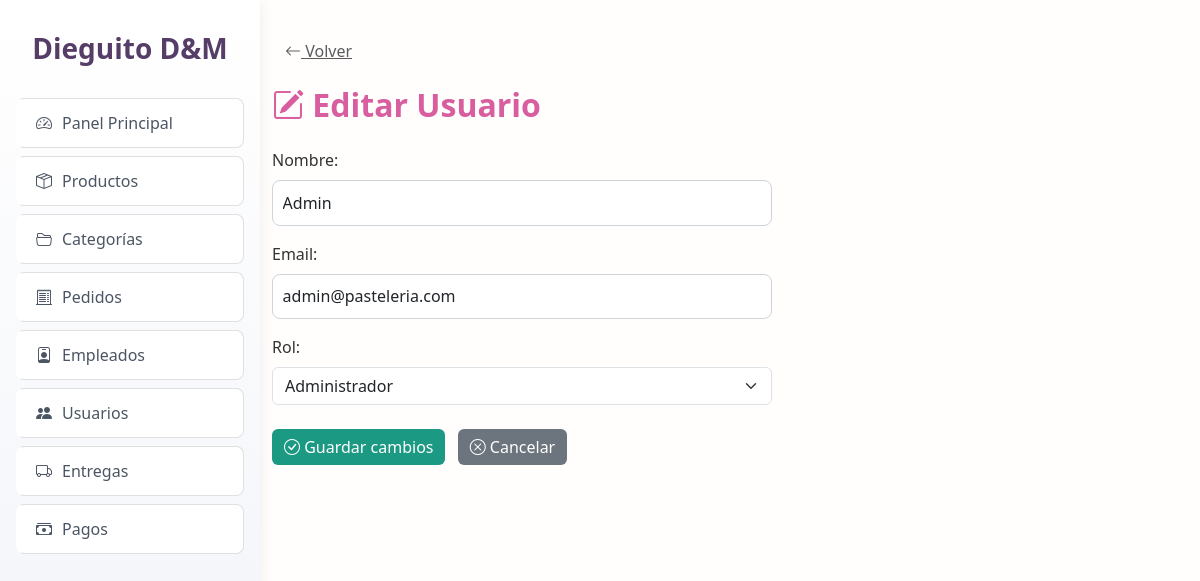
The page /index.php?controller=Usuario&action=editarUsuario&id=2 (signed in) on the database its author committed.
### tables this page shows
CREATE TABLE `usuarios` (
  `id` int(11) NOT NULL,
  `nombre` varchar(100) DEFAULT NULL,
  `email` varchar(100) DEFAULT NULL,
  `password` varchar(255) DEFAULT NULL,
  `rol` enum('admin','cliente') DEFAULT 'cliente',
  `creado_en` timestamp NOT NULL DEFAULT current_timestamp()
);

### config/database.php (called while the page is built, shortened)
<?php
class Database {
    public static function connect() {
        $conn = new mysqli(DB_HOST, DB_USER, DB_PASS, DB_NAME);
        $conn->set_charset("utf8mb4");
        return $conn;
    }
}

### models/Usuario.php (called while the page is built, shortened)
<?php
require_once 'config/database.php';
class Usuario {
    private $db;
    public function __construct() {
        $this->db = Database::connect();
    }
    public function getById($id) {
        $sql = "SELECT * FROM usuarios WHERE id = $id";
        return $this->db->query($sql)->fetch_object();
    }
}

### views/admin/usuarios/editar.php (the view, shortened to what this page needs)
<!DOCTYPE html>
<html lang="es">
<head>
  <link href="https://cdn.jsdelivr.net/npm/bootstrap@5.3.0/dist/css/bootstrap.min.css" rel="stylesheet">
  <link href="https://cdn.jsdelivr.net/npm/bootstrap-icons@1.10.5/font/bootstrap-icons.css" rel="stylesheet">
</head>
<body>
<?php include __DIR__ . '/../../layouts/sidebar_admin.php';
 ?>
<div class="main-content">
  <a href="index.php?controller=Usuario&action=indexAdmin" class="btn btn-link text-muted mb-3"><i class="bi bi-arrow-left"></i> Volver</a>
  <h2><i class="bi bi-pencil-square"></i> Editar Usuario</h2>
  <form method="post" action="index.php?controller=Usuario&action=actualizarUsuario" class="w-100" style="max-width: 500px;">
    <div class="mb-3">
      <label class="form-label">Nombre:</label>
      <input type="text" name="nombre" class="form-control" value="<?= htmlspecialchars($usuario->nombre) ?>" required>
    </div>
    <div class="mb-3">
      <label class="form-label">Email:</label>
      <input type="email" name="email" class="form-control" value="<?= htmlspecialchars($usuario->email) ?>" required>
    </div>
    <div class="mb-3">
      <label class="form-label">Rol:</label>
      <select name="rol" class="form-select" required>
        <option value="admin" <?= $usuario->rol == 'admin' ? 'selected' : '' ?>>Administrador</option>
      </select>
    </div>
    <div class="mt-4">
      <button type="submit" class="btn btn-primary"><i class="bi bi-check-circle"></i> Guardar cambios</button>
      <a href="index.php?controller=Usuario&action=indexAdmin" class="btn btn-secondary ms-2"><i class="bi bi-x-circle"></i> Cancelar</a>
    </div>
  </form>
</div>
</body>
</html>

### views/admin/usuarios/editar.php (style rules this page uses)
body { font-family: 'Segoe UI', sans-serif; background: #fffefc; margin: 0; }
.main-content { margin-left: 240px; padding: 2rem; }
h2 { color: #d85e9f; font-weight: bold; margin-bottom: 1.5rem; }
.form-label { font-weight: 500; color: #333; }
.form-control, select { border-radius: 0.5rem; border: 1px solid #ced4da; padding: 0.6rem; }
.btn-primary { background-color: #1c9983; border: none; }
.btn-secondary { background-color: #6c757d; border: none; }

### rows shown on the page
usuarios: nombre "Admin", email "admin@pasteleria.com", rol "Administrador"
